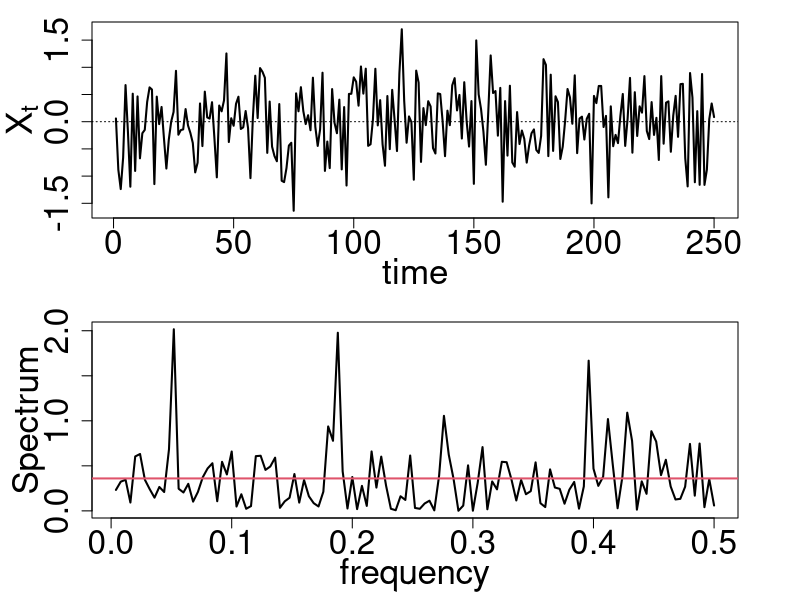

Write the R code that produced this figure.
par(mfrow = c(2, 1), mar = c(4, 4.5, 1, 3) + 0.1, mgp = c(2.5, 1, 0))

x = rnorm(250, 0, 0.6)

plot(x, type = "l", xlab = "time", ylab = expression(X[t]), lwd = 2, cex.lab = 2.1, cex.axis = 2)
abline(h = 0, lty = 3)
spec.pgram(x, log = "no", xlab = "frequency", main = "", lwd = 2,
           cex.lab = 2.1, cex.axis = 2, sub = "", ylab = "Spectrum")
abline(h = 0.6^2, col = 2, lwd = 2)